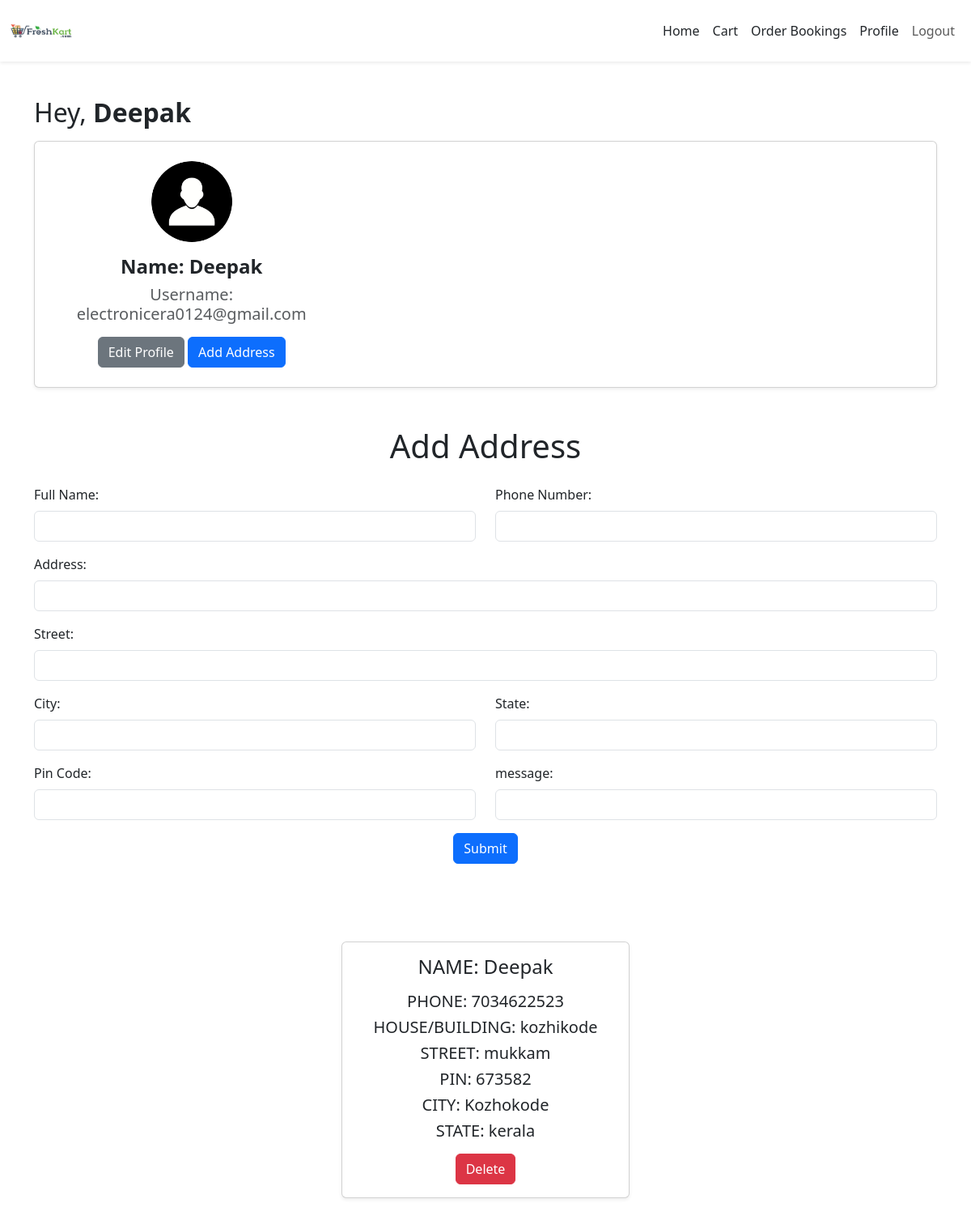
Screenshot of /address (signed in) with the database file from the repository.
### store/models.py (models this page shows)
class Address(models.Model):
    user = models.ForeignKey(User, on_delete=models.CASCADE)
    name=models.TextField()
    address=models.TextField()
    street=models.TextField()
    city=models.TextField()
    state=models.TextField()
    pincode=models.IntegerField()
    phone=models.IntegerField()
    message=models.TextField()

### store/views.py (the view)
# urls.py: path('address',views.address),
def address(req):
    if 'user' in req.session:
        user=User.objects.get(username=req.session['user'])
        data=Address.objects.filter(user=user)
        if req.method=='POST':
            user=User.objects.get(username=req.session['user'])
            name=req.POST['name']
            phn=req.POST['phone']
            house=req.POST['address']
            street=req.POST['street']
            city=req.POST['city']
            pin=req.POST['pin']
            state=req.POST['state']
            data=Address.objects.create(user=user,name=name,phone=phn,address=house,city=city,street=street,pincode=pin,state=state)
            data.save()
            return redirect(address)
        else:
            return render(req,"user/address.html",{'data':data})
    else:
        return redirect(gro_login)

### template/user/address.html (shortened to what this page needs)
<!DOCTYPE html>
<html lang="en">
<head>
    {% load static %}
    <link href="https://cdn.jsdelivr.net/npm/bootstrap@5.3.0-alpha1/dist/css/bootstrap.min.css" rel="stylesheet">
</head>
<body>
    <nav class="navbar navbar-expand-sm bg-white navbar-white fixed-top shadow-sm">
        <div class="container-fluid">
            <a href="shop_home">
                <img src="{% static 'images/logo.jpg' %}" alt="Logo" class="img-fluid" style="height: 60px; width: auto;">
            </a>
            <div class="collapse navbar-collapse justify-content-end" id="collapsibleNavbar">
                <ul class="navbar-nav">
                    <li class="nav-item"><a class="nav-link text-dark" href="../">Home</a></li>
                    <li class="nav-item"><a class="nav-link text-dark" href="cart">Cart</a></li>
                    <li class="nav-item"><a class="nav-link text-dark" href="user_book">Order Bookings</a></li>
                    <li class="nav-item"><a class="nav-link text-dark" href="../Address">Profile</a></li>
                    {% if user.is_authenticated %}
                        <li class="nav-item"><a class="nav-link" onclick="return confirmLogout(event)" href="logout">Logout</a></li>
                    {% else %}
                        <li class="nav-item"><a class="nav-link" href="login">Login</a></li>
                    {% endif %}
                </ul>
            </div>
        </div>
    </nav>
    <div class="container mt-5 pt-5">
        <h2 class="mt-4 mb-3">Hey, <span class="fw-bold">{{ user.first_name }}</span></h2>
        <div class="card shadow-sm p-4">
            <div class="row align-items-center">
                <div class="col-md-4 text-center">
                    <img src="{% static 'images/profile_avatar.jpg' %}" class="img-fluid rounded-circle mb-3" alt="User Profile" style="max-height: 100px;">
                    <h4 class="fw-bold">Name: {{ user.first_name }}</h4>
                    <h5 class="text-muted">Username: {{ user.username }}</h5>
                    <button id="editProfileBtn" class="btn btn-secondary mt-2">Edit Profile</button>
                    <button id="showFormBtn" class="btn btn-primary mt-2">Add Address</button>
                </div>
            </div>
        </div>
    </div>
  <div id="addressFormContainer" class="container py-5">
        <h1 class="text-center mb-4">Add Address </h1>
        <form id="addressForm" action="" method="post">
            <div class="row">
                <div class="col-md-6 mb-3">
                    <label for="name" class="form-label">Full Name:</label>
                    <input type="text" id="name" name="name" class="form-control" required>
                </div>
                <div class="col-md-6 mb-3">
                    <label for="phone" class="form-label">Phone Number:</label>
                    <input type="number" id="phone" name="phone" class="form-control" required>
                </div>
            </div>
            <div class="mb-3">
                <label for="address" class="form-label">Address:</label>
                <input type="text" id="address" name="address" class="form-control" required>
            </div>
            <div class="mb-3">
                <label for="street" class="form-label">Street:</label>
                <input type="text" id="street" name="street" class="form-control" required>
            </div>
            <div class="row">
                <div class="col-md-6 mb-3">
                    <label for="city" class="form-label">City:</label>
                    <input type="text" id="city" name="city" class="form-control" required>
                </div>
                <div class="col-md-6 mb-3">
                    <label for="state" class="form-label">State:</label>
                    <input type="text" id="state" name="state" class="form-control" required>
                </div>
            </div>
            <div class="row">
                <div class="col-md-6 mb-3">
                    <label for="pin" class="form-label">Pin Code:</label>
                    <input type="number" id="pin" name="pin" class="form-control" required>
                </div>
                <div class="col-md-6 mb-3">
                    <label for="state" class="form-label">message:</label>
                    <input type="text" id="message" name="message" class="form-control" required>
                </div>
            </div>
            <div class="text-center">
                <button type="submit" class="btn btn-primary">Submit</button>
            </div>
        </form>
    </div>
    <div class="container py-5">
        <div class="row justify-content-center">
          {% for i in data %}
          <div class="col-md-6 col-lg-4 mb-4">
            <div class="card shadow-sm">
              <div class="card-body text-center">
                <h4 class="card-title mb-3">NAME: {{i.name}}</h4>
                <h5 class="card-text mb-2">PHONE: {{i.phone}}</h5>
                <h5 class="card-text mb-2">HOUSE/BUILDING: {{i.address}}</h5>
                <h5 class="card-text mb-2">STREET: {{i.street}}</h5>
                <h5 class="card-text mb-2">PIN: {{i.pincode}}</h5>
                <h5 class="card-text mb-2">CITY: {{i.city}}</h5>
                <h5 class="card-text mb-3">STATE: {{i.state}}</h5>
                <a href="delete_address/{{i.pk}}" class="btn btn-danger">Delete</a>
              </div>
            </div>
          </div>
          {% endfor %}
        </div>
    </div>
</body>
</html>

### rows the page displays
Address: name "Deepak", phone "7034622523", address "kozhikode", street "mukkam", pincode "673582", city "Kozhokode", state "kerala"

### other values shown
{{ user.first_name }} "Deepak"
{{ user.username }} "electronicera0124@gmail.com"
